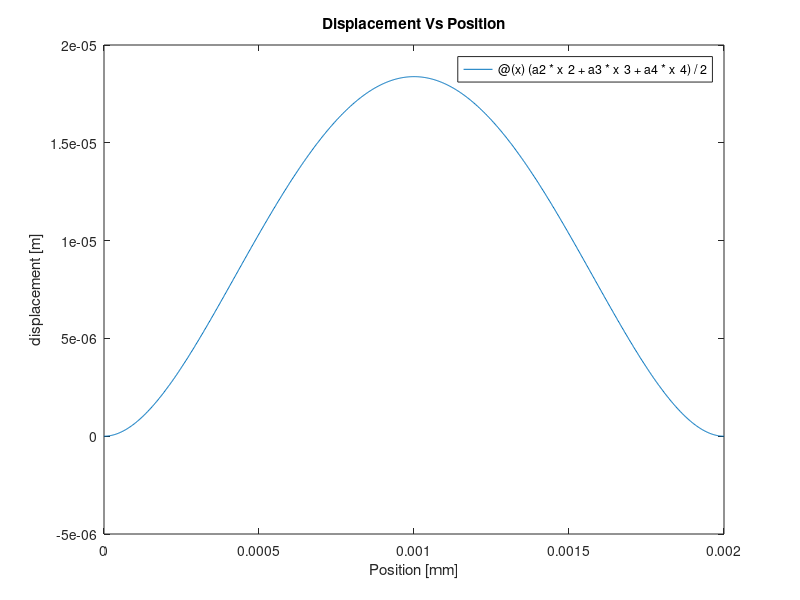
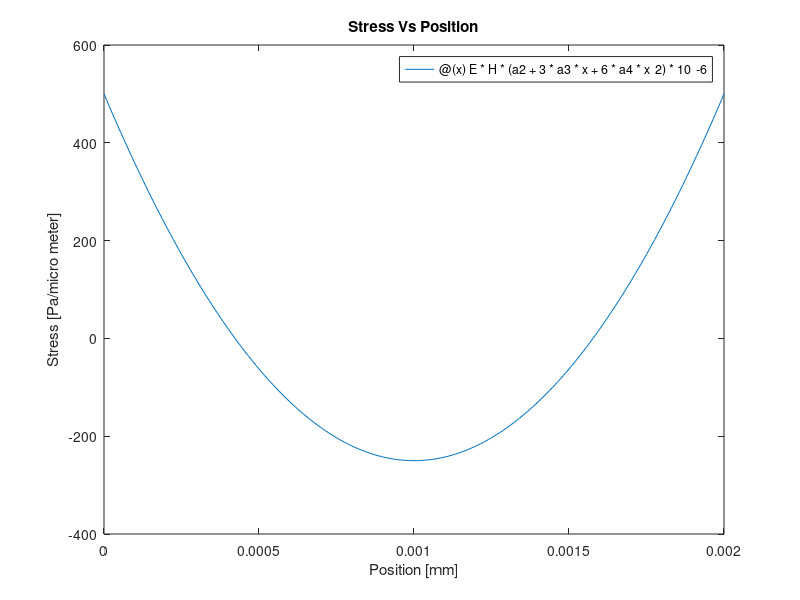
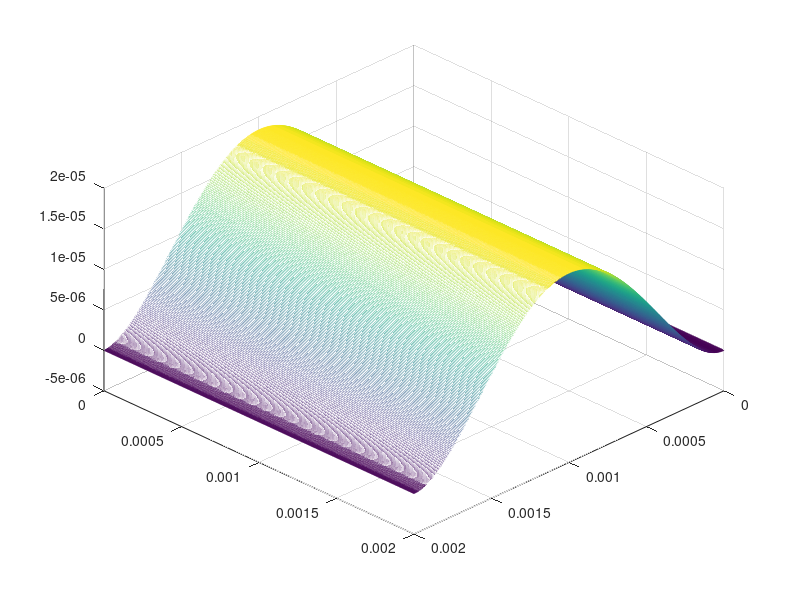

Recreate these plots in MATLAB, in order. (Note: this script raises an error after producing the figures.)
% Lab 3 analytical calculations

clear 
clc
close all

P = 100*10^3;
E = 170*10^9;
L = 2*10^-3;
a = 120*10^-6;
b = 11*10^-6;
c = 200*10^-6;
H = 20*10^-6;
Rs = 250;

 
a2 = (L^2 * P)/(2*E*H^3);
a3 = -(L*P)/(E*H^3);
a4 = P/(2*E*H^3);

w = @(x) (a2 * x^2 + a3 * x^3 + a4 * x^4)/2 ;

s = @(x) E*H*(a2 + 3*a3*x + 6*a4*x^2)*10^-6;


figure(1)
fplot(w,[0 L])
title('Displacement Vs Position')
xlabel('Position [mm]')
ylabel('displacement [m]')
figure(2)
fplot(s,[0 L])
title('Stress Vs Position')
xlabel('Position [mm]')
ylabel('Stress [Pa/micro meter]')
% assuming Rs ohms/[]  means a unit cell
fprintf('The maximum displacement is %f\n\n',w(L/2))
fprintf('The stress at the center is %f N/m^2\n\n',s(L/2))

R1 = Rs * 200* 11;

x = linspace(0,L,1000);
y = linspace(0,L,1000);

[X Y] = meshgrid(x,y);
Z = ((a2 * X.^2 + a3 * X.^3 + a4 * X.^4 ))/2;
S =  ((E*H)*(a2 + 3*a3*X + 6*a4*X.^2)*10^-6 );
figure(3)
mesh(X,Y,Z)
view(135, 45)

xi = L/2-c/2;
xii = L/2+c/2;
yi = a;
yii = a+b;
x1 = linspace(xi,xii,2000);
y1 = linspace(yi,yii,2000);
[X1 Y1] = meshgrid(x1,y1);

Z1 = (a2 * X1.^2 + a3 * X1.^3 + a4 * X1.^4 )/2;
simpson2d(Z1,xi,yi,xii,yii)

figure(4)
mesh(X1,Y1,Z1)
view(135, 45)

xi = a/2 +c/2;
xii = a/2 -c/2;
yi = L/2-b/2;
yii = L/2+b/2;
x1 = linspace(xi,xii,2000);
y1 = linspace(yi,yii,2000);
[X2 Y2] = meshgrid(x1,y1);
Z2 = (a2 * X2.^2 + a3 * X2.^3 + a4 * X2.^4 )/2;
simpson2d(Z2,xi,yi,xii,yii)

figure(5)
mesh(X2,Y2,Z2)
view(135,45)

figure(6)
mesh(X,Y,S)
